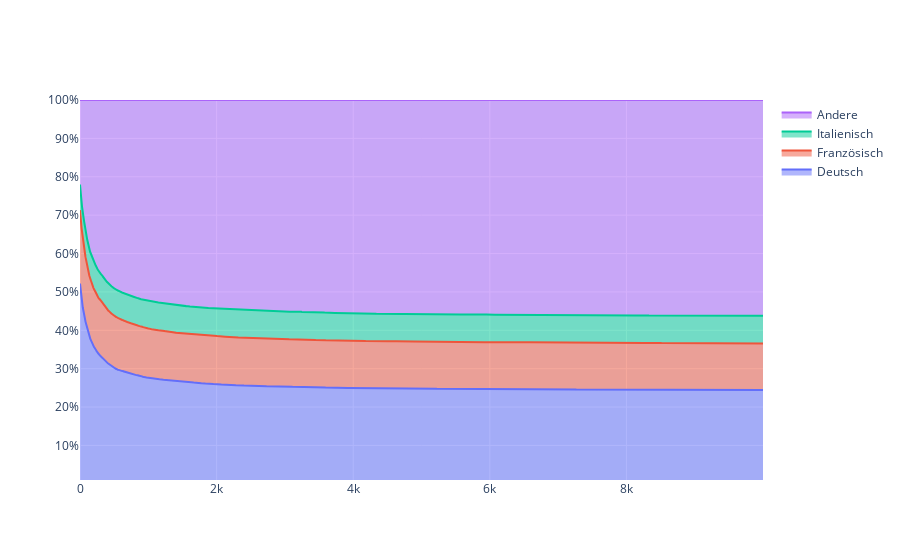

Notebook code for this chart:
### Code cell
#plot stacked area chart of all languages with plotly
import plotly.graph_objects as go

fig = go.Figure()

fig.add_trace(go.Scatter(x = np.array(range(0,years)), y = MeanOfSim(Deutsch),stackgroup='one',mode='lines', name='Deutsch',groupnorm='percent'))
fig.add_trace(go.Scatter(x = np.array(range(0,years)), y = MeanOfSim(Französisch),stackgroup='one',mode='lines', name='Französisch'))
fig.add_trace(go.Scatter(x = np.array(range(0,years)), y = MeanOfSim(Italienisch),stackgroup='one',mode='lines', name='Italienisch'))
fig.add_trace(go.Scatter(x = np.array(range(0,years)), y = MeanOfSim(Andere),stackgroup='one',mode='lines', name='Andere'))


fig.update_layout(
    showlegend=True,
    xaxis_type='linear',
    yaxis=dict(
        type='linear',
        range=[1, 100],
        ticksuffix='%'))

fig.show()

### Figure 1 — Plotly figure (JSON) as saved in the notebook; plotly's stock layout.template omitted (floating-point values rounded to 4 significant figures; data arrays with more than 128 entries replaced by an {"elided": "..."} marker saying what was removed)
{"data": [{"groupnorm": "percent", "mode": "lines", "name": "Deutsch", "stackgroup": "one", "type": "scatter", "x": {"elided": "10000 int values"}, "y": {"elided": "10001 float values"}}, {"mode": "lines", "name": "Französisch", "stackgroup": "one", "type": "scatter", "x": {"elided": "10000 int values"}, "y": {"elided": "10001 float values"}}, {"mode": "lines", "name": "Italienisch", "stackgroup": "one", "type": "scatter", "x": {"elided": "10000 int values"}, "y": {"elided": "10001 float values"}}, {"mode": "lines", "name": "Andere", "stackgroup": "one", "type": "scatter", "x": {"elided": "10000 int values"}, "y": {"elided": "10001 float values"}}], "layout": {"showlegend": true, "xaxis": {"type": "linear"}, "yaxis": {"range": [1, 100], "ticksuffix": "%", "type": "linear"}}}
